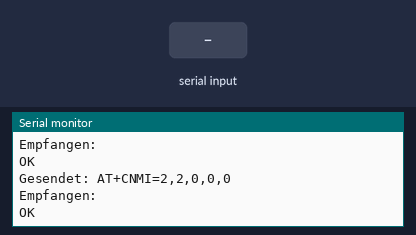
This sketch was run on a simulated Arduino Uno, built with avr-gcc and run on an emulated ATmega328P. Parts: the last lines printed to the serial monitor. The inputs (shaded band) are chosen by the test bench. The modem accepts every AT command (registered, SIM ready, sends succeed) and sends nothing else.

Above: at 7.9 s.
8.0 s: "1" received over the second serial link
At 8.8 s:
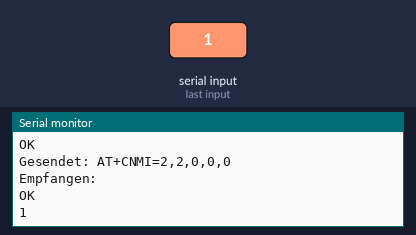
9.5 s: "0" received over the second serial link
At 10.0 s:
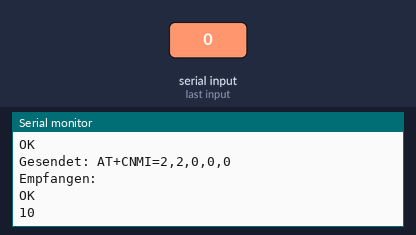

The sketch:

GSM_SMS_Arduino.ino
```cpp
#include <SoftwareSerial.h>

// TX und RX Pins für das GSM-Modul definieren
const int GSM_TX_PIN = 7;  // Pin 7 des Arduino wird mit RX-Pin des GSM-Moduls verbunden
const int GSM_RX_PIN = 8;  // Pin 8 des Arduino wird mit TX-Pin des GSM-Moduls verbunden

// Softwarebasierte serielle Schnittstelle für das GSM-Modul erstellen
SoftwareSerial gsmSerial(GSM_RX_PIN, GSM_TX_PIN); // RX, TX

void setup() {
  // Hardware-serielle Schnittstelle für Debugging starten
  Serial.begin(9600);
  Serial.println("GSM-Modul Test");

  // Software-serielle Schnittstelle für GSM-Modul starten
  gsmSerial.begin(9600);

  // GSM-Modul initialisieren
  initGSM();
}

void loop() {
  // Daten von Python zum GSM-Modul weiterleiten
  if (Serial.available()) {
    gsmSerial.write(Serial.read());
  }

  // Daten vom GSM-Modul zu Python weiterleiten
  if (gsmSerial.available()) {
    Serial.write(gsmSerial.read());
  }
}

void initGSM() {
  delay(2000); // Warten bis das GSM-Modul startet

  // GSM-Modul mit AT-Befehlen konfigurieren
  sendATCommand("AT");
  delay(1000);
  sendATCommand("AT+CMGF=1"); // SMS-Modus auf Text einstellen
  delay(1000);
  sendATCommand("AT+CNMI=2,2,0,0,0"); // Benachrichtigungen für neue SMS konfigurieren
  delay(1000);
}

void sendATCommand(String command) {
  Serial.println("Gesendet: " + command);
  gsmSerial.println(command);
  delay(500);

  // Antwort vom GSM-Modul lesen
  String response = "";
  while (gsmSerial.available()) {
    char c = gsmSerial.read();
    response += c;
    delay(10);
  }
  Serial.println("Empfangen: " + response);
} 
```

Measured:
- after the input at 8.0 s, the serial monitor: prints a new line at once (image 1)
- after the input at 9.5 s, the serial monitor: prints a new line at once (image 2)
